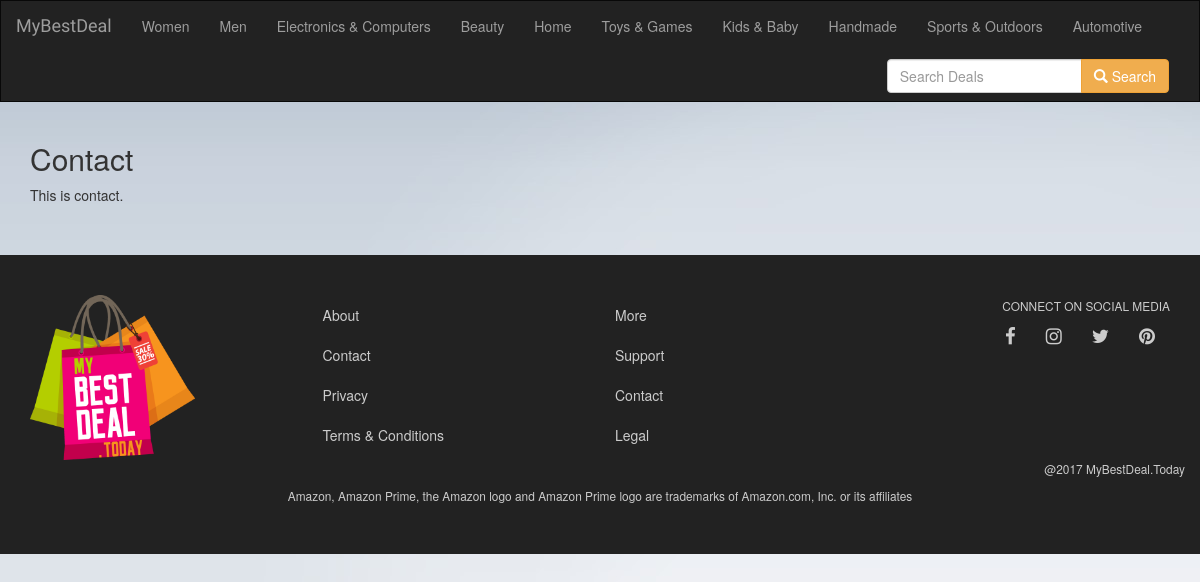
Page /contact/ on the committed database.
### bestdeal/models.py (models this page shows, shortened)
class Category(models.Model):
    category_name = models.CharField(max_length=100)

### bestdeal/views.py (the view)
# urls.py: url(r'^contact/$',views.contact_view,name='contact'),
def contact_view(request):
    return render(request, 'contact.html')

### bestdeal/templatetags/menu_items.py (called while the page is built)
@register.inclusion_tag('menu_items.html', takes_context=True)
def menu_items(context):
    return {'categories': Category.objects.all(), 'sub_categories': Sub_Category.objects.all().order_by('sub_category_name')}

### templates/contact.html (shortened to what this page needs)
{% extends 'base.html' %}
{% block body %}
<div class="container">
    <div class="row">
        <div class="col-md-12">
            <h2>Contact</h2>
            <p>This is contact.</p>
        </div>
    </div>
</div>
{% endblock %}

### templates/base.html (shortened to what this page needs)
<!DOCTYPE html>
<html lang="en">
<head>
    {% load staticfiles %}
    <link rel="stylesheet" href="https://maxcdn.bootstrapcdn.com/bootstrap/3.3.7/css/bootstrap.min.css">
    <link rel="stylesheet" type="text/css" href="{% static 'bestdeal/style.css' %}"/>
    <link rel="stylesheet" href="https://cdnjs.cloudflare.com/ajax/libs/font-awesome/4.7.0/css/font-awesome.min.css">
</head>
<body>
    <nav class="navbar navbar-inverse">
        <div class="container-fluid">
            <div class="navbar-header">
                <a class="navbar-brand" href="{% url 'index' %}">MyBestDeal</a>
            </div>
            <div class="collapse navbar-collapse" id="myNavbar">
                <ul class="nav navbar-nav">
                    {% load menu_items %}
                    {% menu_items %}
                </ul>
                <form class="navbar-form navbar-right" role="search" method="get" action="/search">
                    <div class="input-group">
                        <input type="text" class="form-control" name="q" value="" placeholder="Search Deals" required>
                        <div class="input-group-btn">
                            <button class="btn btn-warning" type="submit"><i class="glyphicon glyphicon-search"></i> Search</button>
                        </div>
                    </div>
                </form>
            </div>
        </div>
    </nav>
    {% block body %}
    {% endblock %}
<footer class="navbar-inverse text-white paddingy">
    <div class="container">
        <div class="row">
            <div class="col-md-2">
                <img src="/static/bestdeal/images/icon.png/" class="img-responsive"/>
            </div>
            <div class="col-md-offset-1 col-md-3 col-sm-6 pl-0">
                <ul class="nav flex-column">
                    <li class="nav-item"><a href="#" class="nav-link">About</a></li>
                    <li class="nav-item"><a href="/contact/" class="nav-link">Contact</a></li>
                    <li class="nav-item"><a href="/privacy/" class="nav-link">Privacy</a></li>
                    <li class="nav-item"><a href="/terms/" class="nav-link">Terms & Conditions</a></li>
                </ul>
            </div>
            <div class="col-md-3 col-sm-6 pl-0">
                <ul class="nav flex-column">
                    <li class="nav-item"><a href="#" class="nav-link">More</a></li>
                    <li class="nav-item"><a href="#" class="nav-link">Support</a></li>
                    <li class="nav-item"><a href="#" class="nav-link">Contact</a></li>
                    <li class="nav-item"><a href="#" class="nav-link">Legal</a></li>
                </ul>
            </div>
            <div class="col-md-3 ml-auto text-right">
                <small class="text-uppercase footer-text">Connect on social media</small>
                <ul class="nav justify-content-end">
                    <li class="nav-item social"><a href="#" class="nav-link pr-0"><i class="fa fa-pinterest fa-lg"></i></a></li>
                    <li class="nav-item social"><a target="_blank" href="https://twitter.com/mybestdealtoday" class="nav-link pr-0"><i class="fa fa-twitter fa-lg"></i></a></li>
                    <li class="nav-item social"><a target="_blank" href="https://www.instagram.com/mybestdealtoday" class="nav-link pr-0"><i class="fa fa-instagram fa-lg"></i></a></li>
                    <li class="nav-item social"><a target="_blank" href="https://www.facebook.com/mybestdealtoday/" class="nav-link pr-0"><i class="fa fa-facebook fa-lg"></i></a></li>
                </ul>
            </div>
        </div>
        <div class="row">
            <div class="col-12 text-right small">
                    <p class="footer-text"> @2017 MyBestDeal.Today</p>
            </div>
            <div class="col-12 text-center small">
                    <p class="footer-text"> Amazon, Amazon Prime, the Amazon logo and Amazon Prime logo are trademarks of Amazon.com, Inc. or its affiliates</p>
            </div>
        </div>
    </div>
</footer>
</body>
</html>

### templates/menu_items.html (shortened to what this page needs)
{% for category in categories %}
    <li class="dropdown">
        <a href="/{{ category.category_name }}/" class="dropdown-toggle" role="button" aria-haspopup="true" aria-expanded="false">{{ category.category_name }}</a>
    </li>
{% endfor %}

### bestdeal/static/bestdeal/style.css (style rules this page uses)
body { background: white url("images/background.jpg"); position: relative; }
.navbar { border-radius: 0; }
.navbar-brand { font-family: 'Satisfy',cursive; }
footer a { color: #ccc; }
.footer-text { color: #ccc; }
.pr-0 { padding-right: 0; }
.ml-auto { margin-left: auto; }
.pl-0 { padding-left: 0; }
.paddingy { margin-top: 40px; padding-top: 40px; padding-bottom: 40px; }
.social { display:inline-block; float:right; }

### rows in the picture
Category: category_name "Women"
Category: category_name "Men"
Category: category_name "Electronics & Computers"
Category: category_name "Beauty"
Category: category_name "Home"
Category: category_name "Toys & Games"
Category: category_name "Kids & Baby"
Category: category_name "Handmade"
Category: category_name "Sports & Outdoors"
Category: category_name "Automotive"
